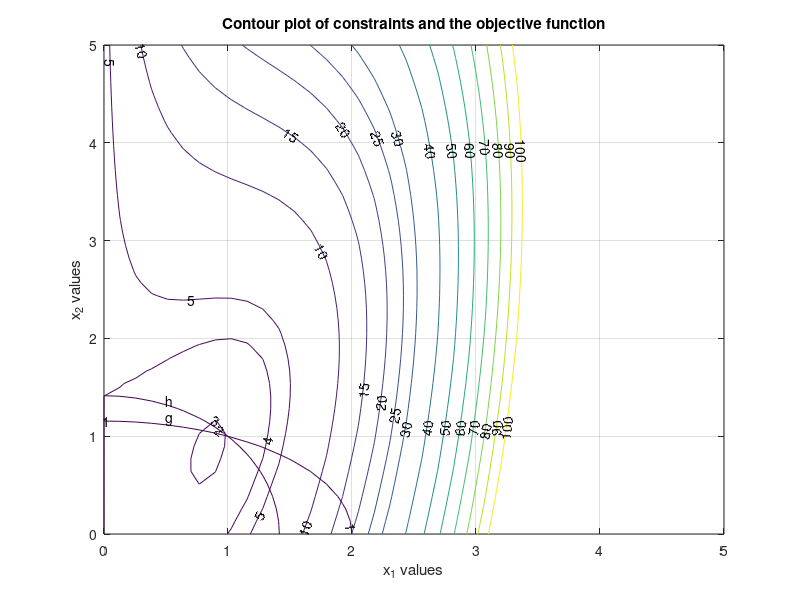

MATLAB code to generate this figure: (Note: this script raises an error after producing the figure.)
%%%%%%%% Computer Assignment 4 -- Constrained and Unconstrained Optimization %%%%%%%%%%%%%
x1 = linspace(0,5,40);
x2 = linspace(0,5,40);
[x1,x2]=meshgrid(x1,x2); % generates the mesh grid
f = x1.^4-(2*x1.^2.*x2)+(x1.^2)+(x1.*x2.^2)-(2*x1)+4; % objective function which needs to be optimized
v = [3; 4; 5; 10; 15; 20; 25; 30; 40; 50; 60; 70; 80; 90; 100];
[c, h] = contour(x1, x2, f, v); % contour(...) plots the contour of the 
                                % provided function at provided values
grid on
xlabel('x_{1} values')
ylabel('x_{2} values')
title('Contour plot of constraints and the objective function')
clabel(c,h); % labels the contour
hold on

a = [2 2];
h = x1.^2+x2.^2; % constraint h1
[p, q] = contour(x1, x2, h, a); % 'a' is a vector which tells the function to plot the contour at provided values
clabel(p,q);
text(0.5, 1.37, 'h'); % writes the provided text on the specified location

b = [1 1];
g = 0.25*x1.^2+0.75*x2.^2; % constraint h2
[r, s] = contour(x1, x2, g, b);
clabel(r,s);
text(0.5, 1.17, 'g');


%% ======== Optimization using fminCon =============%%%
clear;
clc;
fun = @(x) x(1)^4- 2*x(1)^2*x(2)+x(1)^2+x(1)*x(2)^2-2*x(1)+4;
lb = [0, 0];
ub = [5,5];
A = [];
b = [];
Aeq = [];
beq = [];
x0 = [3,2];

options = optimoptions('fmincon', 'Display', 'iter', 'Algorithm', 'sqp');
nonlcon = @nonlincons;
[x, fval] = fmincon(fun, x0, A, b, Aeq, beq, lb, ub, nonlcon, options)











